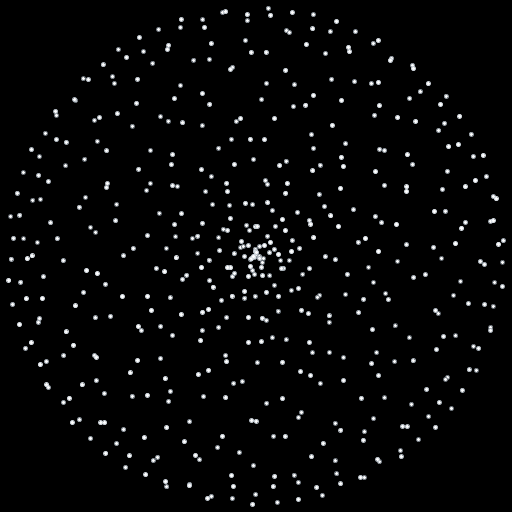
Frame 1 (no input)
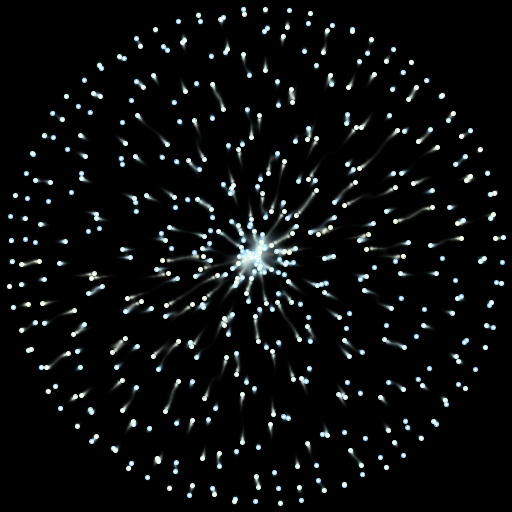
Frame 60 (the mouse pressed at the canvas centre just before this capture)
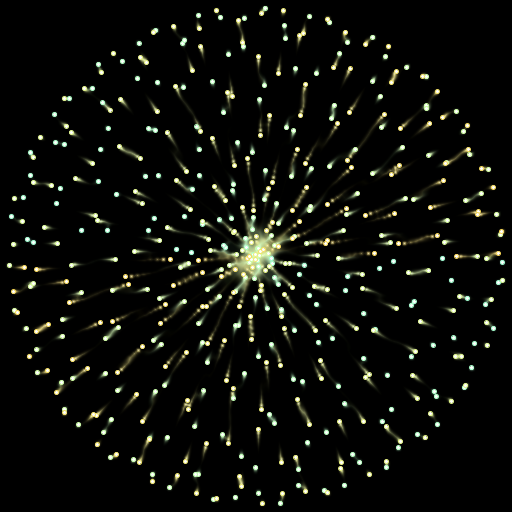
Frame 120 (the mouse held since frame 60 and released just before this capture)

The Processing sketch that drew these frames (run headless with seeded random() and noise(); from frame 60 on, the mouse is pressed at the canvas centre):

// Processing sketch: processing_1555
// ── processing_1555.pde

// Rose Display - Jim Bumgardner
//
// The Rose Equation was the basis of John Whitney's RD/TD motion graphics system, described in his
// book Digital Harmony.
 
static final int kNbrDots = 512;
float rStart;
 
void setup()
{
  size(512, 512);
  smooth();
  rStart = 30 + random(60);
  background(0);
}
 
void setDayglowColor(float myHue)
{
  float ph = sin(millis()*.0001);
 
  int rr = (int) (sin(myHue) * 127 + 128);
  int gg = (int) (sin(myHue + (2*ph) * PI/3) * 127 + 128);
  int bb = (int) (sin(myHue + (4*ph) * PI/3) * 127 + 128);
  stroke(rr,gg,bb);
}
 
void draw()
{
  // background(0); // try blur here at smaller sizes...
  filter(BLUR);
  filter(ERODE);
   
  float n = millis()*.0001 + rStart;
  float rad = width*.97/2;
  float cx = width/2;
  float cy = height/2;
  for (int i = 0; i <= kNbrDots; ++i)
  {
    float theta = i*PI*2 / kNbrDots;
    setDayglowColor(n+theta/6);
    float r = rad * sin(n*theta);
    float px = cx + cos(theta)*r;
    float py = cy + sin(theta)*r;
    ellipse(px,py,4,4);
  }
}
